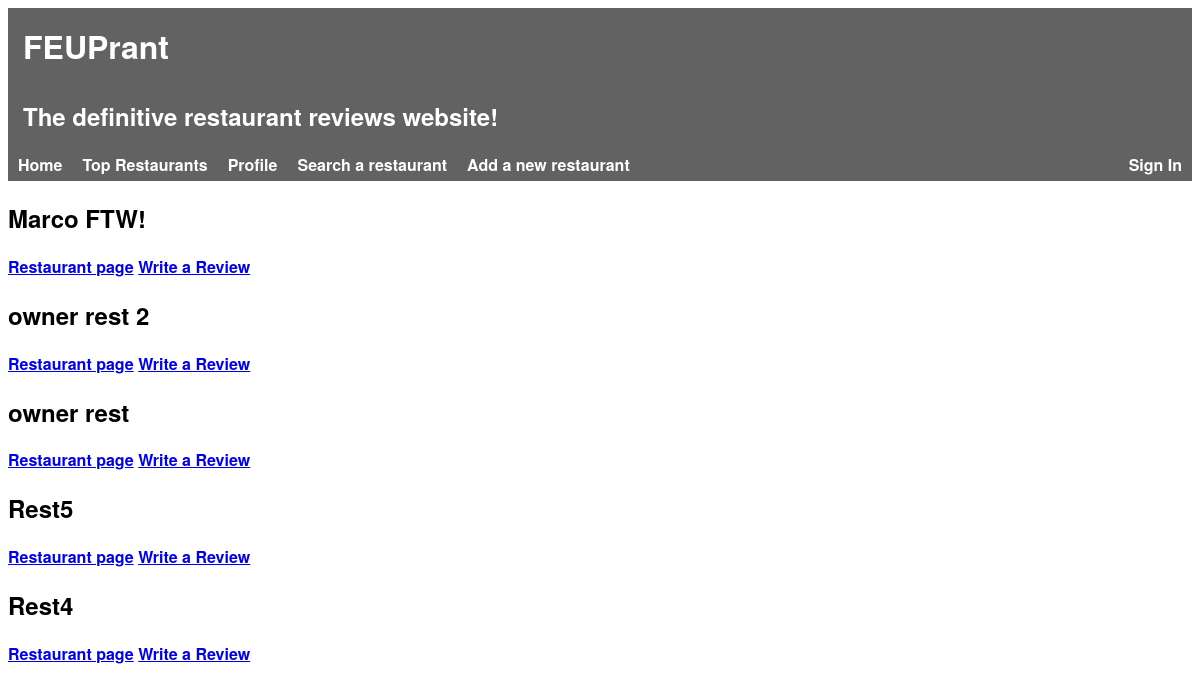
The app's page /pages/, older data.
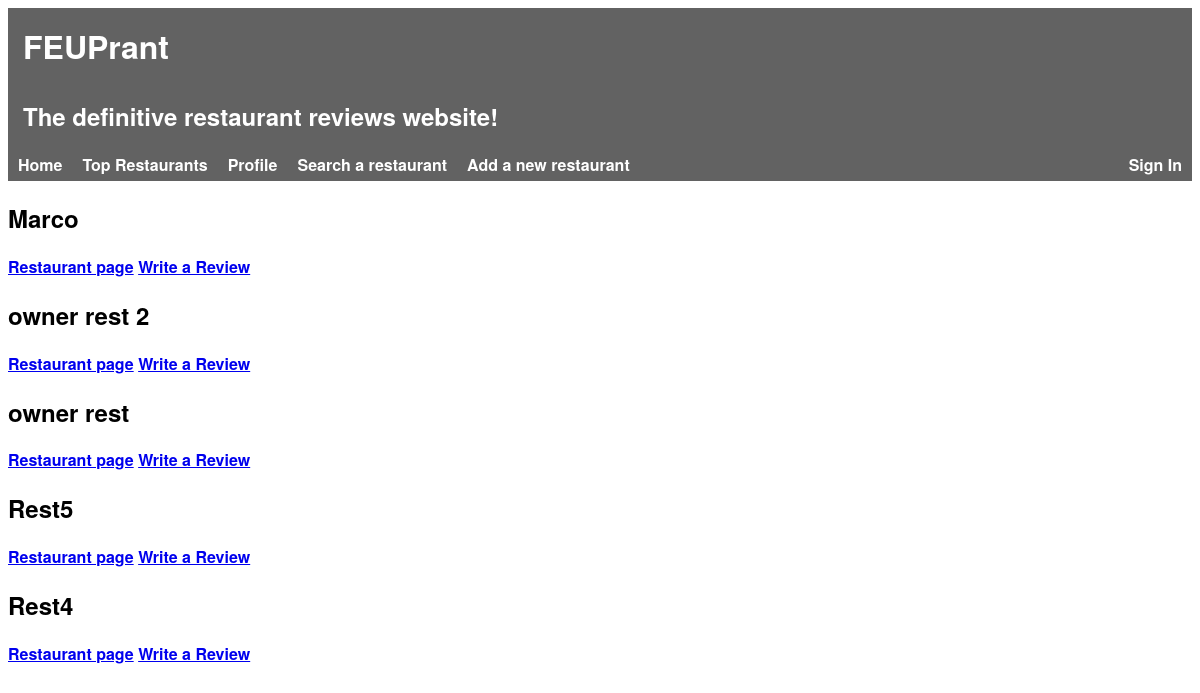
The same page, newer data.
### tables this page shows
CREATE TABLE Restaurant(
    idRestaurant        INTEGER PRIMARY KEY AUTOINCREMENT,
    name                STRING NOT NULL,
    description         STRING NOT NULL,
    score               FLOAT NOT NULL,

    idOwner             INTEGER REFERENCES User(idUser),
    idRestaurantInfo    INTEGER REFERENCES RestaurantInfo(idRestaurantInfo)
);

### pages/index.php (called while the page is built, shortened)
<?php
    include_once('../database/connection.php');
    include_once('../database/db_restaurants.php');
    try {
        $restaurants = getNewestRestaurants();
    } catch(PDOException $e) {
        die($e->getMessage());
    }
    include_once('../templates/header.php');
    include_once('../templates/restaurants.php');
?>

### database/db_restaurants.php (called while the page is built, shortened)
<?php
    function getNewestRestaurants() {
        global $db;
        $stmt = $db->prepare('SELECT * FROM Restaurant ORDER BY idRestaurant DESC LIMIT 5');
        $stmt->execute();
        return $stmt->fetchAll();
    }
?>

### templates/restaurants.php (the view, shortened to what this page needs)
<section id="restaurants">
    <?php foreach($_SESSION['restaurants'] as $restaurant) { ?>
    <article>
        <h2><?= $restaurant['name'] ?></h2>
        <a href="../templates/restaurant.php?idRestaurant=<?=$restaurant['idRestaurant']?>">Restaurant page</a>
        <a href="write_review?idRestaurant=<?=$restaurant['idRestaurant']?>">Write a Review</a>
    </article>
    <?php } ?>
</section>

Row changes from the older to the newer data that the page shows:
changed restaurant: name "Marco FTW!" → "Marco"
